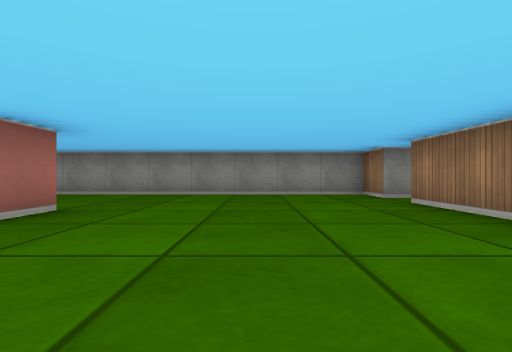
[1] (above)

21 first-person views from a walk through a cub3D level. The camera is about half as high as the walls, looks level and sees 85° across. The floor is counted in squares. Each view is taken from the middle of a square. On the plan, view 1 faces up. The plan holds only what a view shows up to about 9 squares ahead; the rest is blank. The place goes on beyond the plan.

[2]
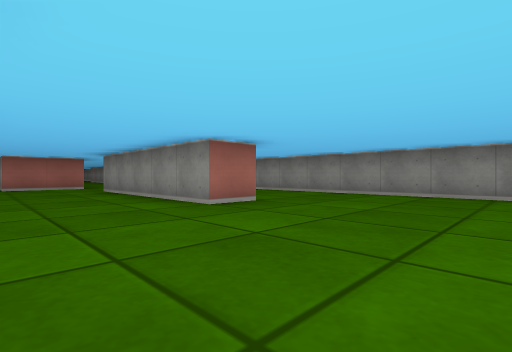

[3]
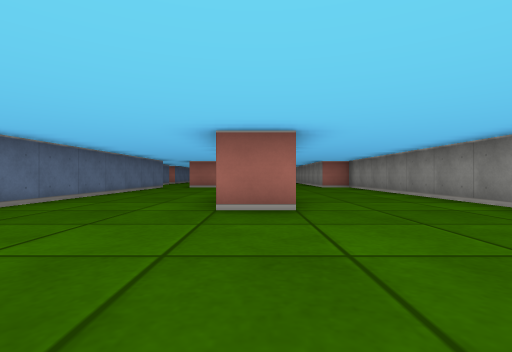

[4]
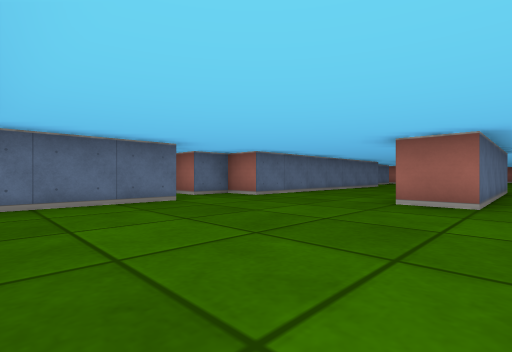

[5]
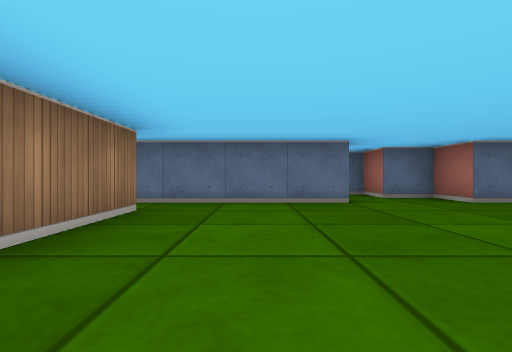

[6]
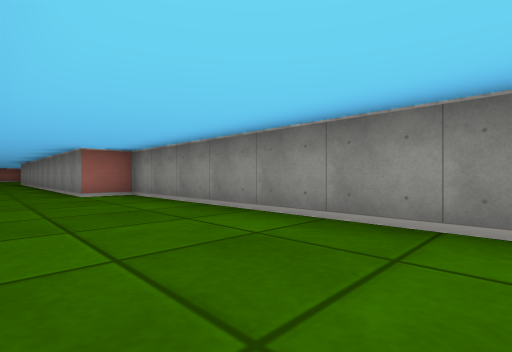

[7]
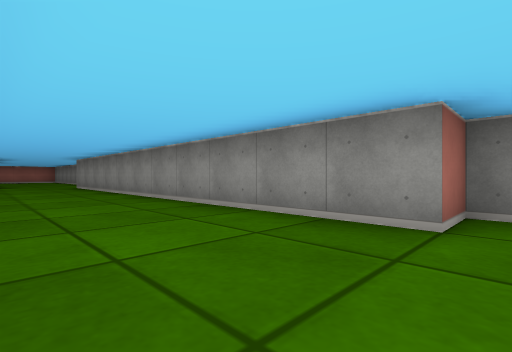

[8]
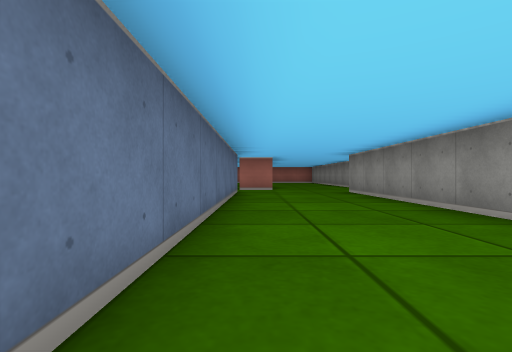

[9]
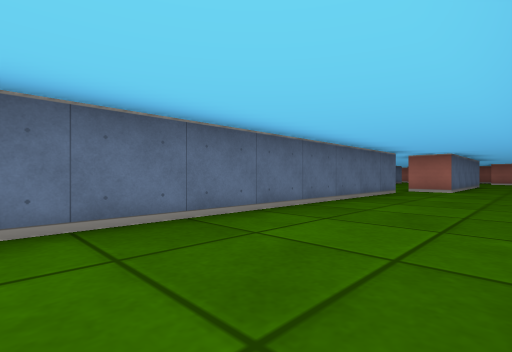

[10]
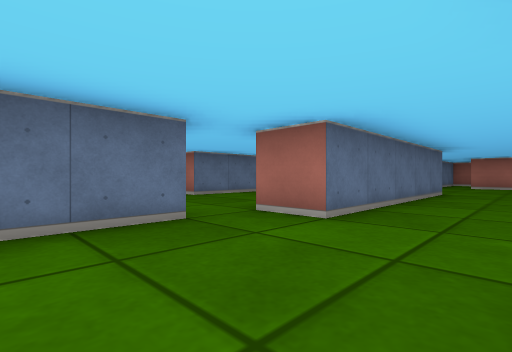

[11]
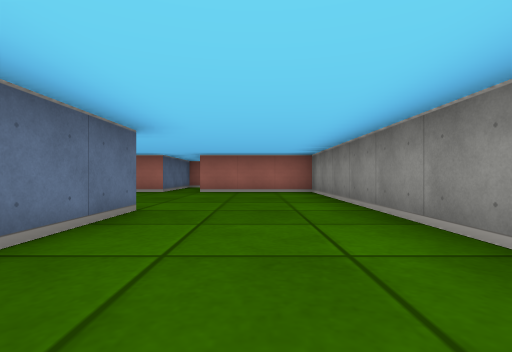

[12]
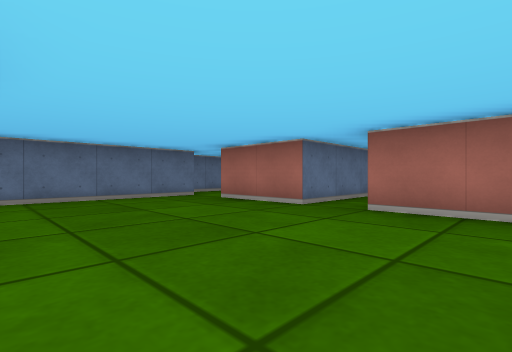

[13]
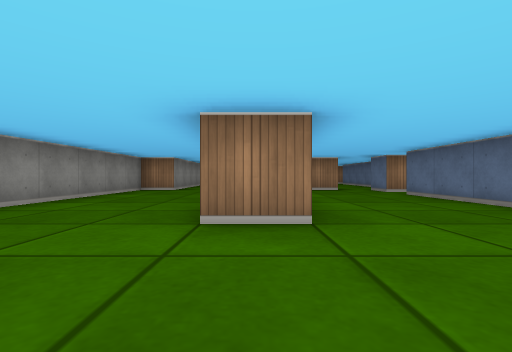

[14]
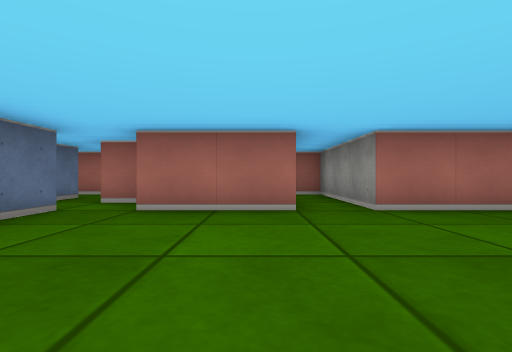

[15]
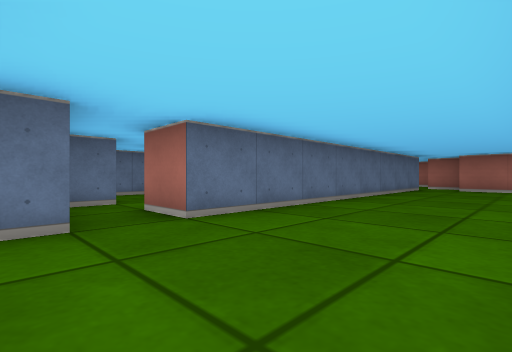

[16]
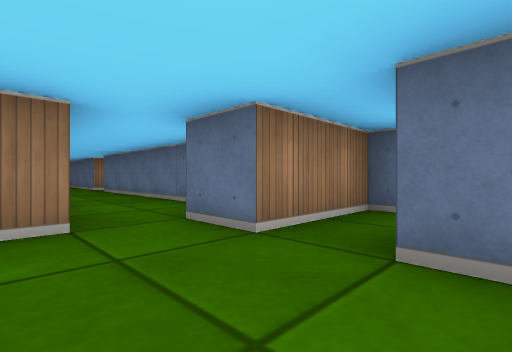

[17]
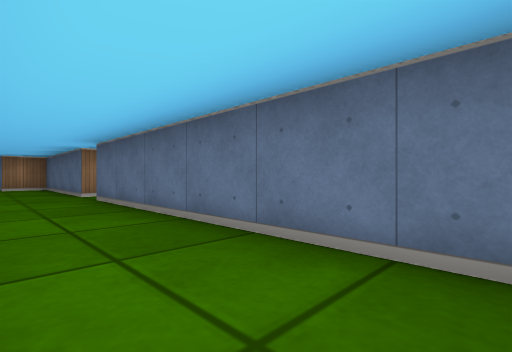

[18]
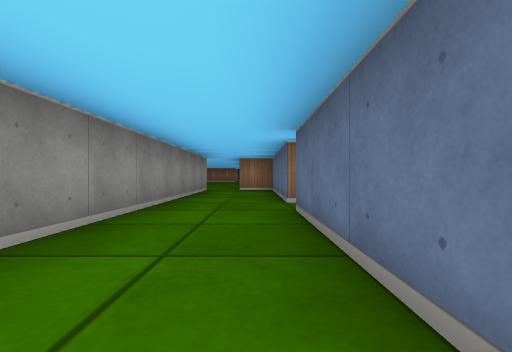

[19]
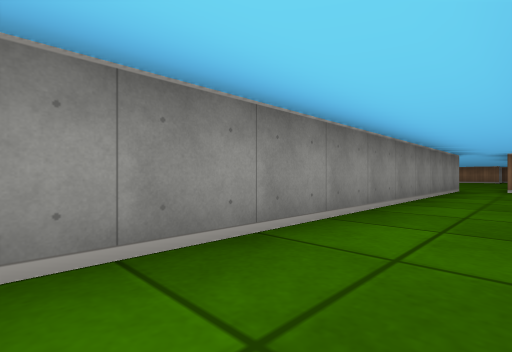

[20]
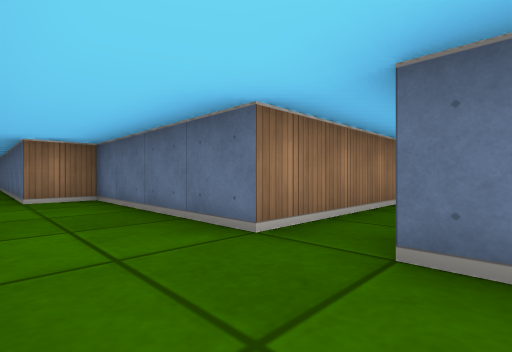

[21]
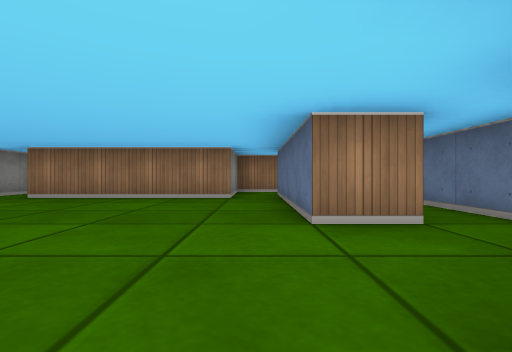

### Floor plan
Points are (right, up) in squares from view 1. A wall is a line through its corners. A room is listed if a view was taken in it or the views show most of it. See-through windows are left out.
Room 1 (views 1, 2, 3, 4, 5, 6, 7, 8, 9, 10, 21)
walls: (-7.5, 3.5) (-2.5, 3.5) (-2.5, 2.5) (-7.5, 2.5); (-9.5, 2.2) (-9.5, 0.5) (-10.5, 0.5); (-9.5, -0.5) (-2.5, -0.5) (-2.5, -1.5) (-1.5, -1.5); (-0.5, -1.5) (-0.5, -0.5) (3.4, -0.5); (2.5, 5.5) (2.5, 6.5) (-9.5, 6.5) (-9.5, 5.5) (-20.5, 5.5) (-20.5, 6.5) (-21.5, 6.5); (4.5, -0.6) (4.5, 0.5) (2.5, 0.5) (2.5, 4.5); (-20.5, 2.5) (-13, 2.5); (-21.5, 3.5) (-21.5, 2.5)
ways out: opening at (-21, 4.5) to room 2; opening at (-10, 0) to room 3; opening at (-1, -1) to room 4; opening at (3, 5)
Room 2 (views 11, 12, 13, 14, 15, 16)
walls: (-26.5, 2.5) (-26.5, 3.5) (-21.5, 3.5); (-30.5, -0.5) (-22.5, -0.5) (-22.5, -1.5); (-31.5, 0.4) (-31.5, -0.5); (-32.9, 2.5) (-30.5, 2.5) (-30.5, 0.5); (-32.5, -1.5) (-31.1, -1.5); (-21.5, -1.5) (-21.5, -0.5) (-20.5, -0.5); (-20.5, 0.5) (-20.5, 1.4); (-21.5, 6.5) (-30.5, 6.5) (-30.5, 3.5) (-33.5, 3.5) (-33.5, 2.9); (-33.5, -1.5) (-33.5, -2.1)
ways out: opening at (-21, 4.5) to room 1; opening at (-20, 0) to room 3; opening at (-33, -2.5); opening at (-22, -2)
Room 3 (views 17, 18, 19, 20)
walls: (-13.5, -3.5) (-13.5, -1.5) (-9.5, -1.5) (-9.5, -0.5); (-10.5, 0.5) (-19, 0.5); (-20, -1.5) (-14.5, -1.5)
ways out: opening at (-10, 0) to room 1; opening at (-20, 0) to room 2; opening at (-14, -3)
Room 4 (no view inside)
walls: (-1.5, -1.5) (-1.5, -2.5) (-0.5, -2.5)
ways out: opening at (-1, -1) to room 1; opening at (0.5, -2)

Positions as (right, up) in squares from view 1, and headings:
1: (0, 0), facing up
2: (1, 0), facing up-left
3: (1, 3), facing left
4: (2, 4), facing down-left
5: (1, 4), facing down
6: (-3, 4), facing up-left
7: (-9, 3), facing up-left
8: (-13, 3), facing left
9: (-13, 5), facing down-left
10: (-19, 5), facing down-left
11: (-23, 5), facing left
12: (-27, 5), facing down-left
13: (-29, 3), facing right
14: (-27, 2), facing left
15: (-21, 2), facing down-left
16: (-23, 1), facing down-right
17: (-20, 0), facing down-right
18: (-18, -1), facing right
19: (-19, -1), facing up-right
20: (-15, 0), facing down-right
21: (-3, 0), facing right
